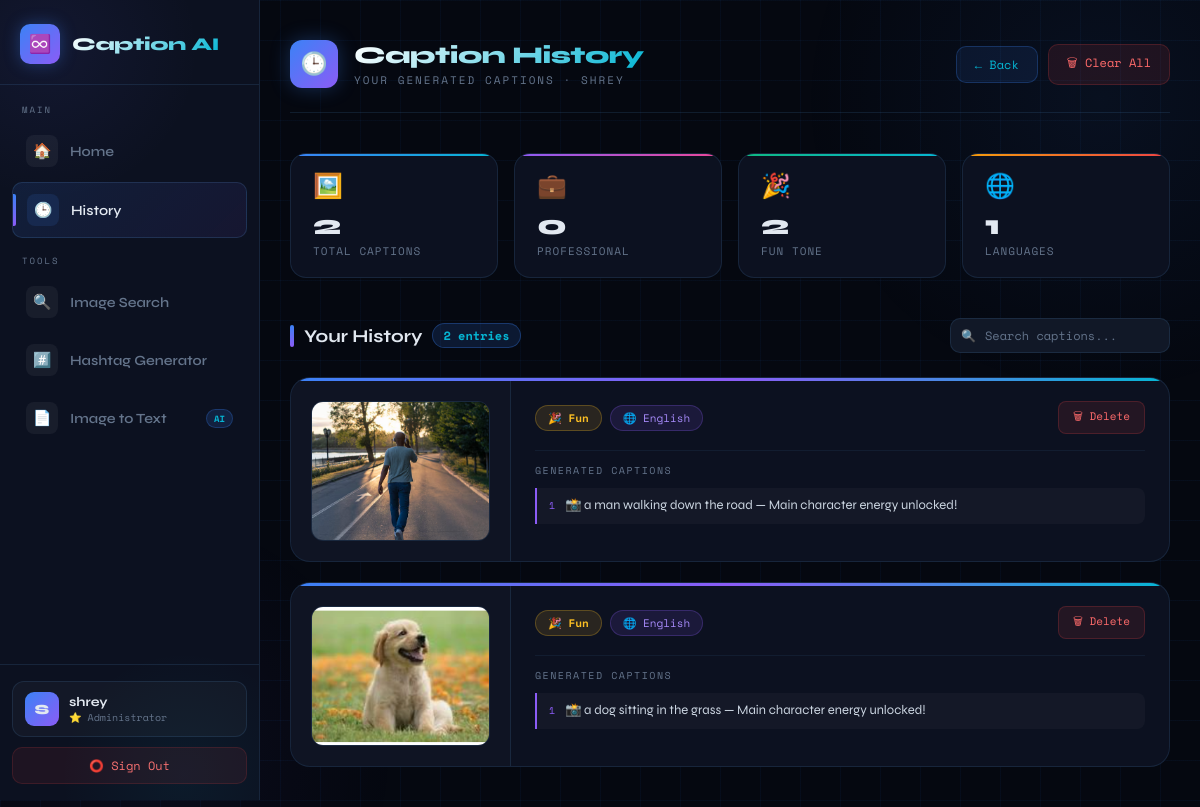
Screenshot of /history (signed in) with the database file from the repository.
### app.py (models this page shows)
class User(db.Model):
    __tablename__ = "users"
    id = db.Column(db.Integer, primary_key=True)
    username = db.Column(db.String(100), unique=True, nullable=False)
    email = db.Column(db.String(120), unique=True, nullable=False)
    password = db.Column(db.String(200), nullable=False)

class ImageCaption(db.Model):
    __tablename__ = "image_caption"
    id = db.Column(db.Integer, primary_key=True)
    user_id = db.Column(db.Integer, db.ForeignKey('users.id'), nullable=True)  # ADD THIS
    image_path = db.Column(db.String(200), nullable=False)
    tone = db.Column(db.String(50), nullable=False)
    language = db.Column(db.String(50), nullable=False)
    captions = db.Column(db.Text, nullable=False)

### app.py (the view)
@app.route('/history')
def history():
    if 'user' not in session:
        return redirect(url_for('login'))
    current_user = User.query.filter_by(username=session['user']).first()
    history_data = ImageCaption.query.filter_by(user_id=current_user.id)\
                                     .order_by(ImageCaption.id.desc()).all()
    return render_template("history.html", history=history_data, user=session['user'])

### templates/history.html (shortened to what this page needs)
{% extends "dashboard.html" %}
{% block content %}
<div class="hist-page">
    <div class="hist-content">
        <div class="hist-header">
            <div class="hist-header-left">
                <div class="hist-logo">🕒</div>
                <div>
                    <div class="hist-title">Caption History</div>
                    <div class="hist-subtitle">Your Generated Captions · {{ user }}</div>
                </div>
            </div>
            <div class="hist-actions">
                <a href="{{ url_for('home') }}" class="btn-back">← Back</a>
                <a href="{{ url_for('clear_history') }}" class="btn-clear"
                   onclick="return confirm('Delete ALL your history? This cannot be undone.')">
                    🗑 Clear All
                </a>
            </div>
        </div>
        <div class="stats-row">
            <div class="stat-card">
                <div class="stat-icon">🖼️</div>
                <div class="stat-value">{{ history|length }}</div>
                <div class="stat-label">Total Captions</div>
            </div>
            <div class="stat-card">
                <div class="stat-icon">💼</div>
                <div class="stat-value">{{ history | selectattr('tone', 'equalto', 'Professional') | list | length }}</div>
                <div class="stat-label">Professional</div>
            </div>
            <div class="stat-card">
                <div class="stat-icon">🎉</div>
                <div class="stat-value">{{ history | selectattr('tone', 'equalto', 'Fun') | list | length }}</div>
                <div class="stat-label">Fun Tone</div>
            </div>
            <div class="stat-card">
                <div class="stat-icon">🌐</div>
                <div class="stat-value">{{ history | map(attribute='language') | unique | list | length }}</div>
                <div class="stat-label">Languages</div>
            </div>
        </div>
        <div class="toolbar">
            <div class="section-title">
                <div class="section-title-bar"></div>
                Your History
                <span class="section-badge">{{ history|length }} entries</span>
            </div>
            <div class="toolbar-right">
                <div class="search-wrap">
                    <span class="search-icon">🔍</span>
                    <input type="text" id="searchInput" placeholder="Search captions..." oninput="filterCards()">
                </div>
            </div>
        </div>
        {% if history %}
        <div class="history-list" id="historyList">
            {% for item in history %}
            <div class="history-card" data-search="{{ item.captions | lower }} {{ item.tone | lower }} {{ item.language | lower }}">
                <div class="card-top-bar"></div>
                <div class="card-body-inner">
                    <div class="card-img-panel">
                        {% if item.image_path %}
                            <img src="{{ url_for('static', filename=item.image_path) }}" alt="Uploaded Image">
                        {% else %}
                            <div style="width:180px;height:140px;background:rgba(99,179,255,0.05);border-radius:12px;display:flex;align-items:center;justify-content:center;color:var(--muted);font-size:32px;">🖼️</div>
                        {% endif %}
                    </div>
                    <div class="card-content">
                        <div class="card-meta">
                            <div class="meta-tags">
                                {% if item.tone == 'Professional' %}
                                    <span class="tone-badge tone-professional">💼 Professional</span>
                                {% elif item.tone == 'Fun' %}
                                    <span class="tone-badge tone-fun">🎉 Fun</span>
                                {% else %}
                                    <span class="tone-badge tone-default">{{ item.tone }}</span>
                                {% endif %}
                                <span class="lang-badge">
                                    {% if item.language == 'Hindi' %}🇮🇳
                                    {% elif item.language == 'Gujarati' %}🏳️
                                    {% else %}🌐
                                    {% endif %}
                                    {{ item.language }}
                                </span>
                            </div>
                            <a href="{{ url_for('delete_history', id=item.id) }}"
                               class="btn-delete-sm"
                               onclick="return confirm('Delete this caption?')">
                                🗑 Delete
                            </a>
                        </div>
                        <hr class="divider">
                        <div class="captions-label">Generated Captions</div>
                        {% for cap in item.captions.split(" | ") %}
                            <div class="caption-item">
                                <span class="caption-num">{{ loop.index }}</span>
                                <span>{{ cap }}</span>
                            </div>
                        {% endfor %}
                    </div>
                </div>
            </div>
            {% endfor %}
        </div>
        {% endif %}
    </div>
</div>
{% endblock %}

### templates/dashboard.html (shortened to what this page needs)
<!DOCTYPE html>
<html lang="en">
<head>
</head>
<body>
<div class="sidebar" id="sidebar">
    <div class="sidebar-logo">
        <div class="logo-icon">♾️</div>
        <div>
            <div class="logo-text">Caption AI</div>
        </div>
    </div>
    <nav class="sidebar-nav">
        <div class="nav-label">Main</div>
        <a href="{{ url_for('dashboard') }}" class="nav-link {% if request.endpoint in ['dashboard', 'home'] %}active{% endif %}">
            <div class="nav-icon">🏠</div>
            <span class="nav-text">Home</span>
        </a>
        <a href="{{ url_for('history') }}" class="nav-link {% if request.endpoint == 'history' %}active{% endif %}">
            <div class="nav-icon">🕒</div>
            <span class="nav-text">History</span>
        </a>
        <div class="nav-label">Tools</div>
          <a href="{{ url_for('image_search') }}" class="nav-link {% if request.endpoint == 'image_search' %}active{% endif %}">
            <div class="nav-icon">🔍</div>
            <span class="nav-text">Image Search</span>
        </a>
        <a href="{{ url_for('hashtags') }}" class="nav-link {% if request.endpoint == 'hashtags' %}active{% endif %}">
            <div class="nav-icon">#️⃣</div>
            <span class="nav-text">Hashtag Generator</span>
        </a>
        <a href="{{ url_for('image_to_text') }}" class="nav-link {% if request.endpoint == 'image_to_text' %}active{% endif %}">
            <div class="nav-icon">📄</div>
            <span class="nav-text">Image to Text</span>
            <span class="nav-badge">AI</span>
        </a>
    </nav>
    <div class="sidebar-footer">
        <div class="user-card">
            <div class="user-avatar">{{ user[0].upper() if user else 'U' }}</div>
            <div class="user-info">
                <div class="user-name">{{ user }}</div>
                <div class="user-role">
                    {% if user and user.lower() in ['shrey', 'jainam'] %}
                        ⭐ Administrator
                    {% else %}
                        👤 Member
                    {% endif %}
                </div>
            </div>
        </div>
        <a href="{{ url_for('logout') }}" class="btn-logout">
            ⭕ Sign Out
        </a>
    </div>
</div>
<div class="page-wrapper">
    {% block content %}{% endblock %}
</div>
</body>
</html>

### rows the page displays
User: username "shrey", username "SHREY"
ImageCaption: image_path (picture), tone "🎉 Fun", language "English", captions "📸 a man walking down the road — Main character energy unlocked!"
ImageCaption: image_path (picture), tone "🎉 Fun", language "English", captions "📸 a dog sitting in the grass — Main character energy unlocked!"

### other values shown
{{ user[0].upper() if user else 'U' }} "S"
{{ history|length }} "2"
{{ history | selectattr('tone', 'equalto', 'Fun') | list | length }} "2"
{{ history | map(attribute='language') | unique | list | length }} "1"
